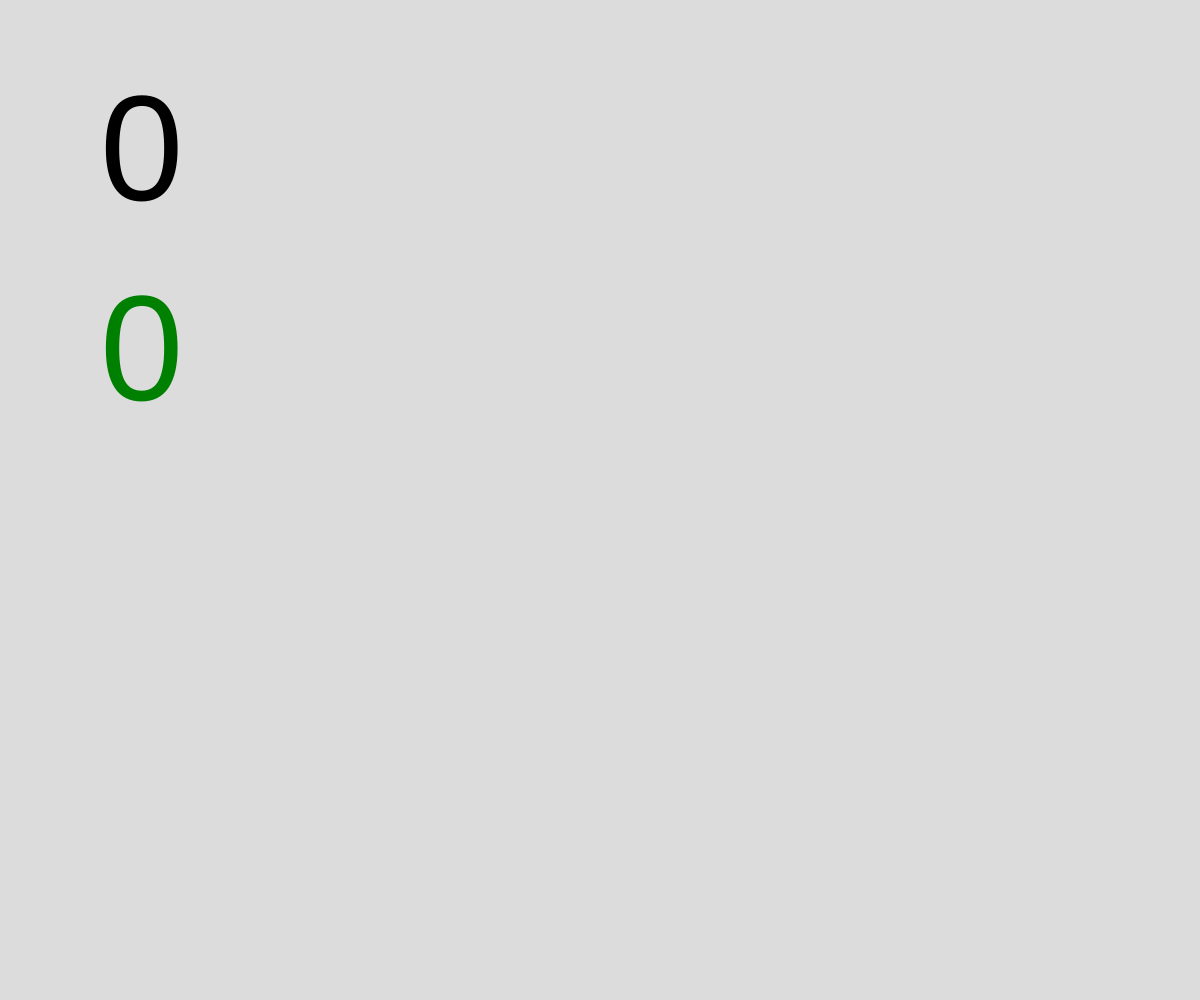
Frame 1 (no input)
Frame 60 (no input): identical to frame 1, image omitted
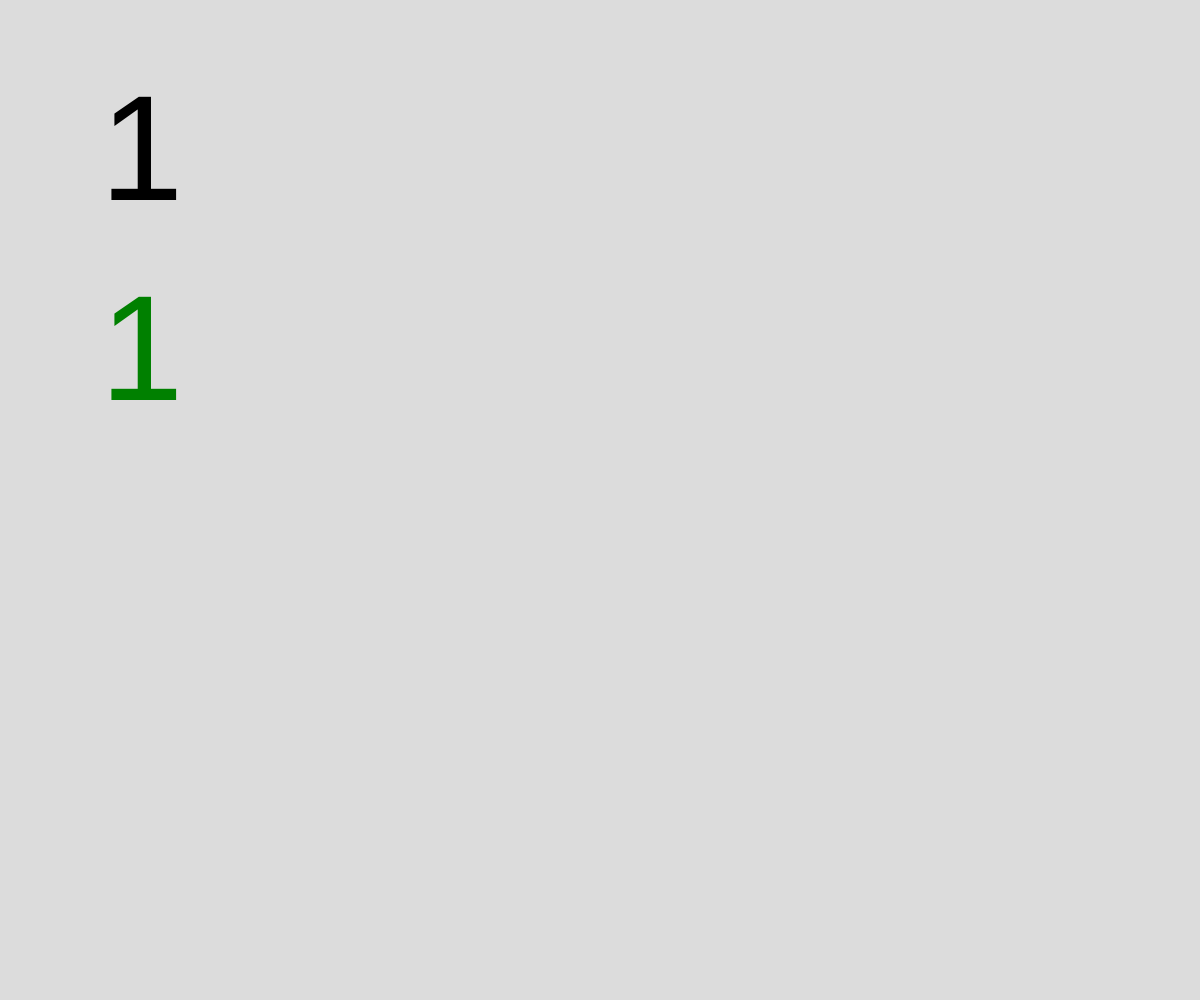
Frame 120 (the mouse pressed at the canvas centre since frame 60)

The p5.js sketch that drew these frames (run headless with seeded random() and noise() and a simulated clock; from frame 60 on, the mouse is pressed at the canvas centre):

// p5.js sketch
// ── sketch.js
//Local Storage Demo

let numberOfClicks = 0;
let highScore;

function setup() {
  createCanvas(windowWidth, windowHeight);

  if (getItem("highestScore" !== null)) {
    highScore = getItem("highestScore");
  }
  else {
    highScore = 0;
  }
}

function draw() {
  background(220);
  textSize(150);
  fill("black");
  text(numberOfClicks, 100, 200);

  fill("green");
  text(highScore, 100, 400);
}

function mousePressed() {
  numberOfClicks++;

  if (numberOfClicks > highScore) {
    highScore = numberOfClicks;
    storeItem("highestScore", highScore);
  }
}
